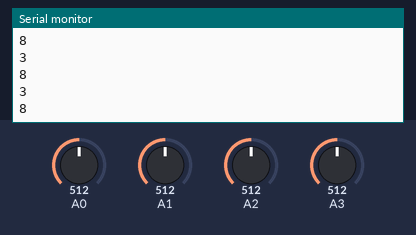
A sketch run on a simulated Arduino Uno, built with avr-gcc and run on an emulated ATmega328P. On the bench: the last lines printed to the serial monitor. The test bench sets the inputs (shaded band); at power-on: A0 = 512, A2 = 512, A1 = 512, A3 = 512.

Above: at 1.2 s.
1.3 s: A0 set to 716
At 1.32 s:
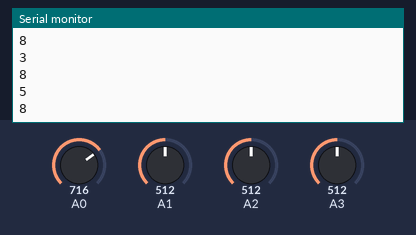
2.8 s: A2 set to 716
At 2.83 s:
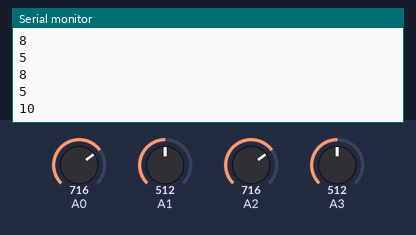
4.3 s: A0 set to 306
At 4.34 s:
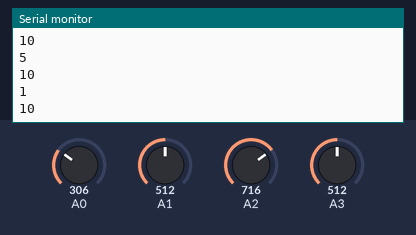
5.8 s: A2 set to 306
At 5.85 s:
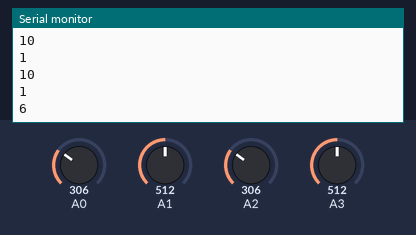
Timing chart, 0 to 8.3 s (numbered marks = the images above; inputs shaded):
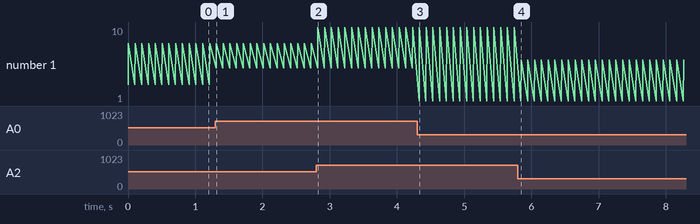

Measured:
- after the input at 1.3 s, the serial monitor: prints a new line at once (image 1)
- after the input at 2.8 s, the serial monitor: prints a new line at once (image 2)
- after the input at 4.3 s, the serial monitor: prints a new line at once (image 3)
- after the input at 5.8 s, the serial monitor: prints a new line after 0.05 s (image 4)
- plotted number 1: 8 → 10 after the input at 2.8 s, 10 → 6 after the input at 5.8 s

The sketch:

master.ino
```cpp
int _ABVAR_1_A0Value = 0 ;
int _ABVAR_2_A1Value = 0 ;
int _ABVAR_3_A2Value = 0 ;
int _ABVAR_4_A3Value = 0 ;

void ADGet();
void SerialPrint();

void setup()
{
  Serial.begin(9600);
}

void loop()
{
  ADGet();
  SerialPrint();
  delay( 100 );
}

void SerialPrint()
{
  if (( ( ( _ABVAR_1_A0Value ) == ( 0 ) ) && ( ( _ABVAR_2_A1Value ) == ( 1 ) ) ))
  {
    Serial.print("1");
    Serial.println();
  }
  if (( ( ( _ABVAR_1_A0Value ) == ( 1 ) ) && ( ( _ABVAR_2_A1Value ) == ( 0 ) ) ))
  {
    Serial.print("2");
    Serial.println();
  }
  if (( ( ( _ABVAR_1_A0Value ) == ( 1 ) ) && ( ( _ABVAR_2_A1Value ) == ( 1 ) ) ))
  {
    Serial.print("3");
    Serial.println();
  }
  if (( ( ( _ABVAR_1_A0Value ) == ( 1 ) ) && ( ( _ABVAR_2_A1Value ) == ( 2 ) ) ))
  {
    Serial.print("4");
    Serial.println();
  }
  if (( ( ( _ABVAR_1_A0Value ) == ( 2 ) ) && ( ( _ABVAR_2_A1Value ) == ( 1 ) ) ))
  {
    Serial.print("5");
    Serial.println();
  }
  if (( ( ( _ABVAR_3_A2Value ) == ( 0 ) ) && ( ( _ABVAR_4_A3Value ) == ( 1 ) ) ))
  {
    Serial.print("6");
    Serial.println();
  }
  if (( ( ( _ABVAR_3_A2Value ) == ( 1 ) ) && ( ( _ABVAR_4_A3Value ) == ( 0 ) ) ))
  {
    Serial.print("7");
    Serial.println();
  }
  if (( ( ( _ABVAR_3_A2Value ) == ( 1 ) ) && ( ( _ABVAR_4_A3Value ) == ( 1 ) ) ))
  {
    Serial.print("8");
    Serial.println();
  }
  if (( ( ( _ABVAR_3_A2Value ) == ( 1 ) ) && ( ( _ABVAR_4_A3Value ) == ( 2 ) ) ))
  {
    Serial.print("9");
    Serial.println();
  }
  if (( ( ( _ABVAR_3_A2Value ) == ( 2 ) ) && ( ( _ABVAR_4_A3Value ) == ( 1 ) ) ))
  {
    Serial.print("10");
    Serial.println();
  }
}

void ADGet()
{
  _ABVAR_1_A0Value = analogRead(14) ;
  _ABVAR_2_A1Value = analogRead(15) ;
  _ABVAR_1_A0Value = map ( _ABVAR_1_A0Value , 0 , 1024 , 0 , 3 )  ;
  _ABVAR_2_A1Value = map ( _ABVAR_2_A1Value , 0 , 1024 , 0 , 3 )  ;
  _ABVAR_3_A2Value = analogRead(16) ;
  _ABVAR_4_A3Value = analogRead(17) ;
  _ABVAR_3_A2Value = map ( _ABVAR_3_A2Value , 0 , 1024 , 0 , 3 )  ;
  _ABVAR_4_A3Value = map ( _ABVAR_4_A3Value , 0 , 1024 , 0 , 3 )  ;
}
```
